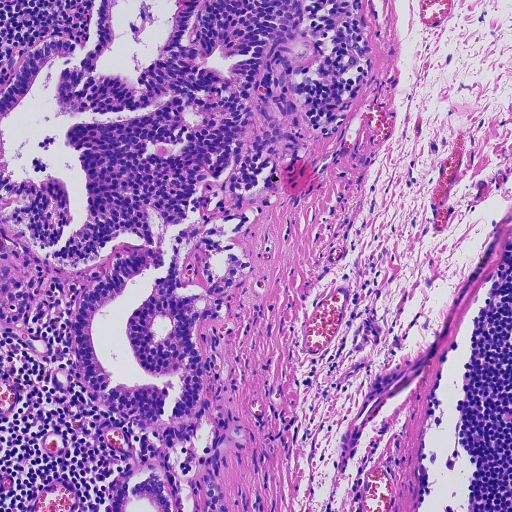
#> input picture dataset045/有癌细胞/01_17_22.png, 512 x 512 px
$ jupyter execute 'feature extraction1 GLCM.ipynb'   (shell and % lines are left out)   (older library calls are emulated)
#> lines starting #> are read from the running program, lines starting #| are printed output that depends on the picture; long printed decimals are rounded
[cell 1]
import numpy as np
import matplotlib.pyplot as plt

import skimage.io as io
from skimage import data
from skimage.color import rgb2hed, hed2rgb

# Example IHC image
# "dataset045/有癌细胞/01_16_22.png"
# "dataset045/无癌细胞/01_18_35.png"
ihc_rgb = io.imread("dataset045/有癌细胞/01_17_22.png")
#> ihc_rgb is the input picture: shape (512, 512, 3); mean R, G, B 168.9, 124.1, 188.4

# Separate the stains from the IHC image
# RGB to Haematoxylin-Eosin-DAB (HED) color space conversion.
ihc_hed = rgb2hed(ihc_rgb)
#> ihc_hed: shape (512, 512, 3) float64; mean of channels 0, 1, 2 0.0491, 0.0255, 0.00872

# Create an RGB image for each of the stains
null = np.zeros_like(ihc_hed[:, :, 0])
ihc_h = hed2rgb(np.stack((ihc_hed[:, :, 0], null, null), axis=-1))
#> ihc_h: shape (512, 512, 3) float64; mean of channels 0, 1, 2 0.699, 0.684, 0.837
ihc_e = hed2rgb(np.stack((null, ihc_hed[:, :, 1], null), axis=-1))
#> ihc_e: shape (512, 512, 3) float64; mean of channels 0, 1, 2 0.976, 0.728, 0.962
ihc_d = hed2rgb(np.stack((null, null, ihc_hed[:, :, 2]), axis=-1))
#> ihc_d: shape (512, 512, 3) float64; mean of channels 0, 1, 2 0.968, 0.935, 0.913

# Display
fig, axes = plt.subplots(2, 2, figsize=(15, 15), sharex=True, sharey=True)
ax = axes.ravel()

ax[0].imshow(ihc_rgb)
ax[0].set_title("Original image")

ax[1].imshow(ihc_h)
ax[1].set_title("Hematoxylin")

ax[2].imshow(ihc_e)
ax[2].set_title("Eosin")  # Note that there is no Eosin stain in this image

ax[3].imshow(ihc_d)
ax[3].set_title("DAB")

for a in ax.ravel():
    a.axis('off')

fig.tight_layout()

[cell 2]
ihc_hed.shape

[cell 3]
import math
import numpy as np
import matplotlib.pyplot as plt

import matplotlib.patches as patches
from skimage import measure
from skimage.color import rgb2gray
from skimage.util import img_as_ubyte
from skimage import io
from skimage.feature import greycomatrix, greycoprops

[cell 4]
image_rgb = ihc_rgb
image = img_as_ubyte(rgb2gray(image_rgb))
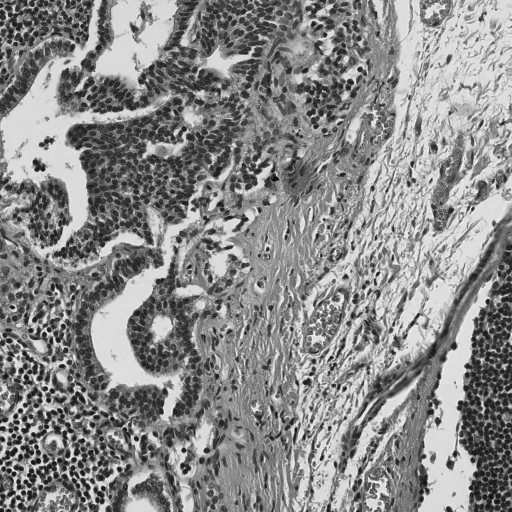
#> image: shape (512, 512); min 4, max 254, mean 138.2

[cell 5]
PATCH_SIZE = 64
cancer_locations = []
for i in range(0,512,64):
    for j in range(0, 512, 64):
        print((i,j))
        cancer_locations.append( (i,j) )

cancer_patches = []
for loc in cancer_locations:
    cancer_patches.append(image[loc[0]:loc[0] + PATCH_SIZE,
                               loc[1]:loc[1] + PATCH_SIZE])
#> after the loop, cancer_patches = 64 items

# select some patches from nuclei areas of the image
normal_locations = []
normal_patches = []
for loc in normal_locations:
    normal_patches.append(image[loc[0]:loc[0] + PATCH_SIZE,
                               loc[1]:loc[1] + PATCH_SIZE])
#> after the loop, normal_patches = []

[cell 6]
xs = []
ys = []
zs = []
hs = []
for patch in (cancer_patches + normal_patches):
    glcm = greycomatrix(patch, distances=[5], angles=[0], levels=256)
    xs.append(greycoprops(glcm, 'dissimilarity')[0, 0])
    ys.append(greycoprops(glcm, 'correlation')[0, 0])
    zs.append(greycoprops(glcm, 'energy')[0, 0])
    hs.append(greycoprops(glcm, 'homogeneity')[0, 0])
#> this loop made 64 passes
#> after the loop, hs = 64 values, max 0.189 at index 41, min 0.0132 at index 49, mean 0.0446; xs = 64 values, max 77.7 at index 48, min 32.13 at index 16, mean 47.46; ys = 64 values, max 0.7 at index 41, min -0.12 at index 48, mean 0.239; zs = 64 values, max 0.0905 at index 41, min 0.0169 at index 48, mean 0.0237

[cell 7]
# create the figure
fig = plt.figure(figsize=(12, 12))


# display original image with locations of patches
ax = fig.add_subplot(1, 1, 1)
ax.imshow(image, cmap=plt.cm.gray,
          vmin=0, vmax=255)
for (y, x) in cancer_locations:
    rect = patches.Rectangle((x , y), PATCH_SIZE, PATCH_SIZE, linewidth=2,
                             edgecolor='white', facecolor='none')
    ax.add_patch(rect)
for (y, x) in normal_locations:
    rect = patches.Rectangle((x , y), PATCH_SIZE, PATCH_SIZE, linewidth=2,
                             edgecolor='blue', facecolor='none')
    ax.add_patch(rect)
ax.set_xlabel('Original Image')
ax.axis('image')

[cell 8]
fig = plt.figure(figsize=(12, 12))

# for each patch, plot (dissimilarity, correlation)
ax = fig.add_subplot(1, 1, 1)
ax.plot(xs[:len(cancer_patches)], hs[:len(cancer_patches)], 'bo', label='cancer cell', markersize=8)
ax.plot(xs[len(normal_patches):], hs[len(normal_patches):], 'ro', label='Normal cell', markersize=8)
ax.set_xlabel('GLCM Dissimilarity')
ax.set_ylabel('GLCM homogenity')
ax.legend()

[cell 9]
fig = plt.figure(figsize=(12, 12))

# for each patch, plot (dissimilarity, correlation)
ax = fig.add_subplot(1, 1, 1)
ax.plot(xs[:len(cancer_patches)], zs[:len(cancer_patches)], 'bo', label='cancer cell', markersize=8)
ax.plot(xs[len(normal_patches):], zs[len(normal_patches):], 'ro', label='Normal cell', markersize=8)
ax.set_xlabel('GLCM Dissimilarity')
ax.set_ylabel('GLCM Energy')
ax.legend()

[cell 10]
fig = plt.figure(figsize=(12, 12))

# for each patch, plot (dissimilarity, correlation)
ax = fig.add_subplot(1, 1, 1)
ax.plot(xs[:len(cancer_patches)], ys[:len(cancer_patches)], 'bo', label='cancer cell', markersize=8)
ax.plot(xs[len(normal_patches):], ys[len(normal_patches):], 'ro', label='Normal cell', markersize=8)
ax.set_xlabel('GLCM Dissimilarity')
ax.set_ylabel('GLCM Correlation')
ax.legend()

# Second attempt

[cell 11]
PATCH_SIZE = 64

cancer_locations = [(10, 210), (110, 100), (170, 140), (80, 270)]
cancer_patches = []
for loc in cancer_locations:
    cancer_patches.append(image[loc[0]:loc[0] + PATCH_SIZE,
                               loc[1]:loc[1] + PATCH_SIZE])
#> after the loop, cancer_patches = 4 items

# select some patches from nuclei areas of the image
normal_locations = [(440, 10), (150, 330), (290, 440), (420, 450)]
normal_patches = []
for loc in normal_locations:
    normal_patches.append(image[loc[0]:loc[0] + PATCH_SIZE,
                               loc[1]:loc[1] + PATCH_SIZE])
#> after the loop, normal_patches = 4 items

[cell 12]
fig = plt.figure(figsize=(12, 12))

for i, patch in enumerate(cancer_patches):
    ax = fig.add_subplot(2, len(cancer_patches), i+1)
    ax.imshow(patch, cmap=plt.cm.gray,
              vmin=0, vmax=255)
    ax.set_xlabel('Cancer %d' % (i + 1))
#> this loop made 4 passes

for i, patch in enumerate(normal_patches):
    ax = fig.add_subplot(2, len(cancer_patches), len(cancer_patches) + i+1)
    ax.imshow(patch, cmap=plt.cm.gray,
              vmin=0, vmax=255)
    ax.set_xlabel('Normal %d' % (i + 1))


# display the patches and plot
fig.suptitle('Extracted image patches', fontsize=14, y=1.05)
plt.tight_layout()
plt.show()
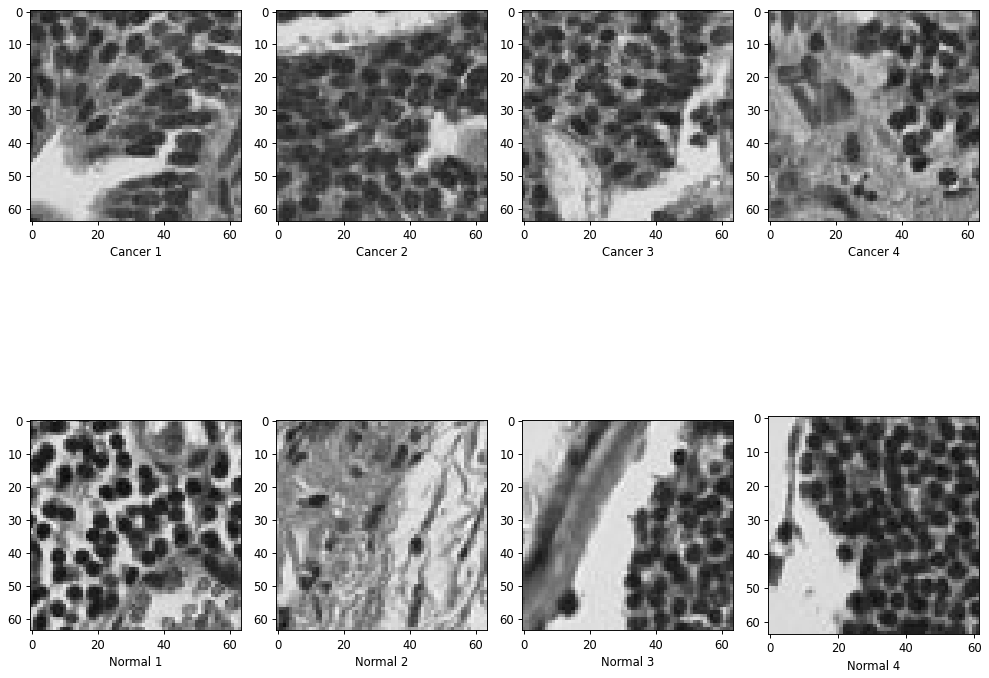
#> figure drawn by matplotlib, 8 panels

[cell 13]
xs = []
ys = []
for patch in (cancer_patches + normal_patches):
    glcm = greycomatrix(patch, distances=[5], angles=[0], levels=256)
    xs.append(greycoprops(glcm, 'dissimilarity')[0, 0])
    ys.append(greycoprops(glcm, 'correlation')[0, 0])
#> this loop made 8 passes
#> after the loop, xs = [42.57, 37.39, 49.41, 42.3, 74.85, 45.34, 52.97, 45.71]; ys = [0.434, 0.543, 0.366, 0.162, -0.0835, 0.184, 0.414, 0.564]

[cell 14]
# create the figure
fig = plt.figure(figsize=(12, 12))


# display original image with locations of patches
ax = fig.add_subplot(1, 1, 1)
ax.imshow(image, cmap=plt.cm.gray,
          vmin=0, vmax=255)
for (y, x) in cancer_locations:
    rect = patches.Rectangle((x , y), PATCH_SIZE, PATCH_SIZE, linewidth=2,
                             edgecolor='white', facecolor='none')
    ax.add_patch(rect)
for (y, x) in normal_locations:
    rect = patches.Rectangle((x , y), PATCH_SIZE, PATCH_SIZE, linewidth=2,
                             edgecolor='blue', facecolor='none')
    ax.add_patch(rect)
ax.set_xlabel('Original Image')
ax.axis('image')
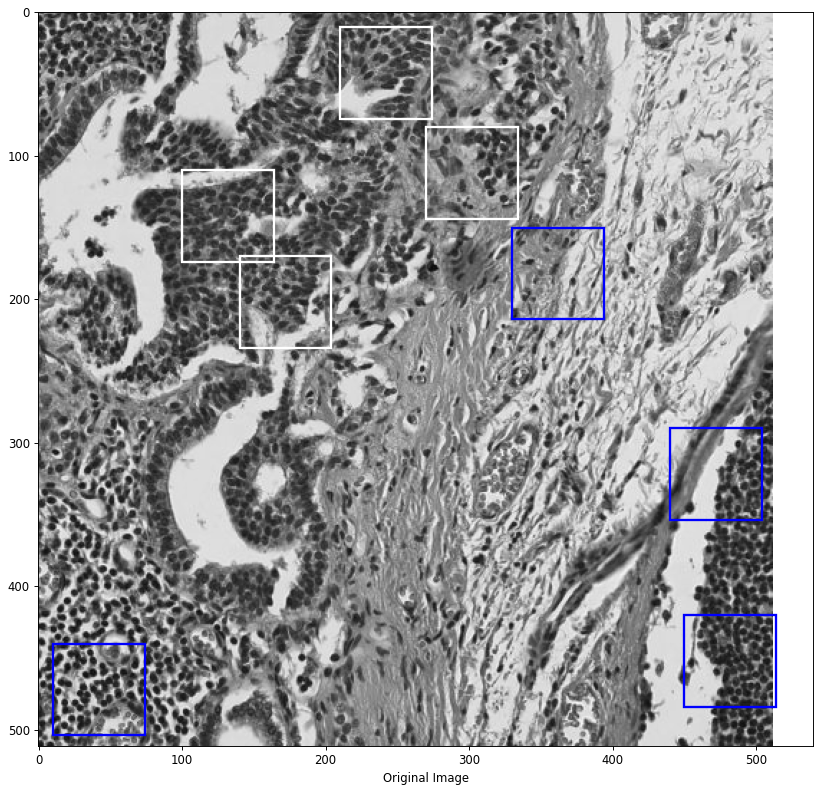
#> figure drawn by matplotlib, 1 panel

[cell 15]
fig = plt.figure(figsize=(12, 12))

# for each patch, plot (dissimilarity, correlation)
ax = fig.add_subplot(1, 1, 1)
ax.plot(xs[:len(cancer_patches)], ys[:len(cancer_patches)], 'bo', label='cancer cell', markersize=8)
ax.plot(xs[len(normal_patches):], ys[len(normal_patches):], 'ro', label='Normal cell', markersize=8)
ax.set_xlabel('GLCM Dissimilarity')
ax.set_ylabel('GLCM Correlation')
ax.legend()
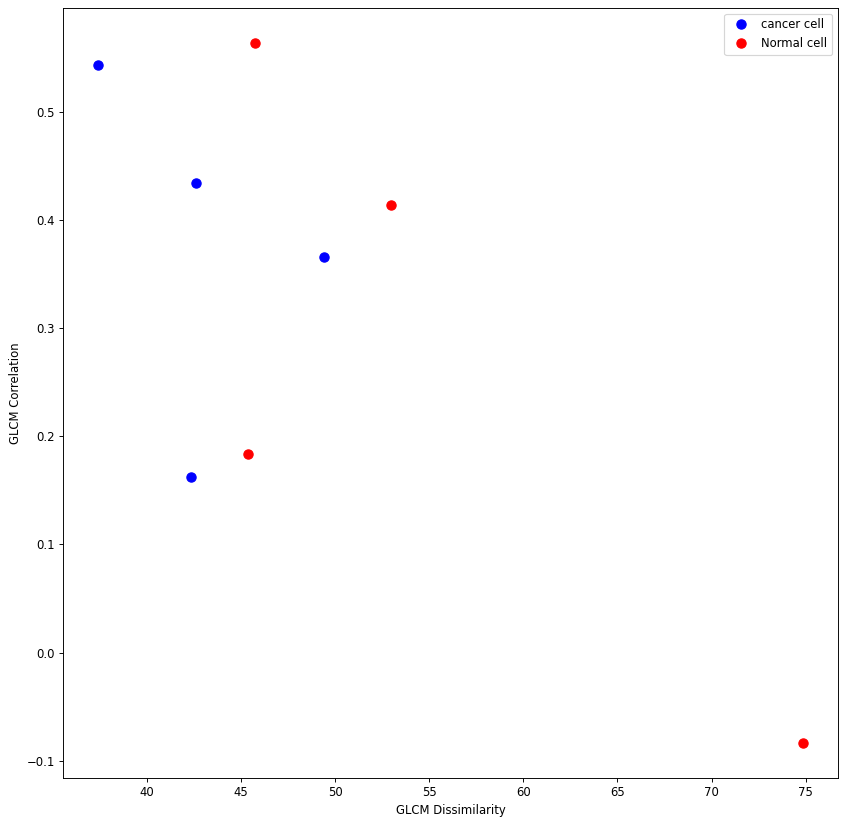
#> figure drawn by matplotlib, 1 panel

# Third attempt

[cell 16]
PATCH_SIZE = 256

cancer_locations = [(0,0)]
cancer_patches = []
for loc in cancer_locations:
    cancer_patches.append(image[loc[0]:loc[0] + PATCH_SIZE,
                               loc[1]:loc[1] + PATCH_SIZE])
#> after the loop, cancer_patches = 1 item

# select some patches from nuclei areas of the image
normal_locations = [(256,0),(0,256),(256,256)]
normal_patches = []
for loc in normal_locations:
    normal_patches.append(image[loc[0]:loc[0] + PATCH_SIZE,
                               loc[1]:loc[1] + PATCH_SIZE])
#> after the loop, normal_patches = 3 items

[cell 17]
fig = plt.figure(figsize=(12, 12))

fig, axes = plt.subplots(2, 3, figsize=(15, 15), sharex=True, sharey=True)
ax = axes.ravel()


ax[0].imshow(cancer_patches[0],cmap=plt.cm.gray,
              vmin=0, vmax=255)
ax[0].set_xlabel('Cancer %d')

for i, patch in enumerate(normal_patches):

    ax[3+i].imshow(patch, cmap=plt.cm.gray,
              vmin=0, vmax=255)
    ax[3+i].set_xlabel('Normal %d' % (i + 1))
#> this loop made 3 passes


# display the patches and plot
fig.suptitle('Extracted image patches', fontsize=14, y=1.05)
plt.tight_layout()
plt.show()
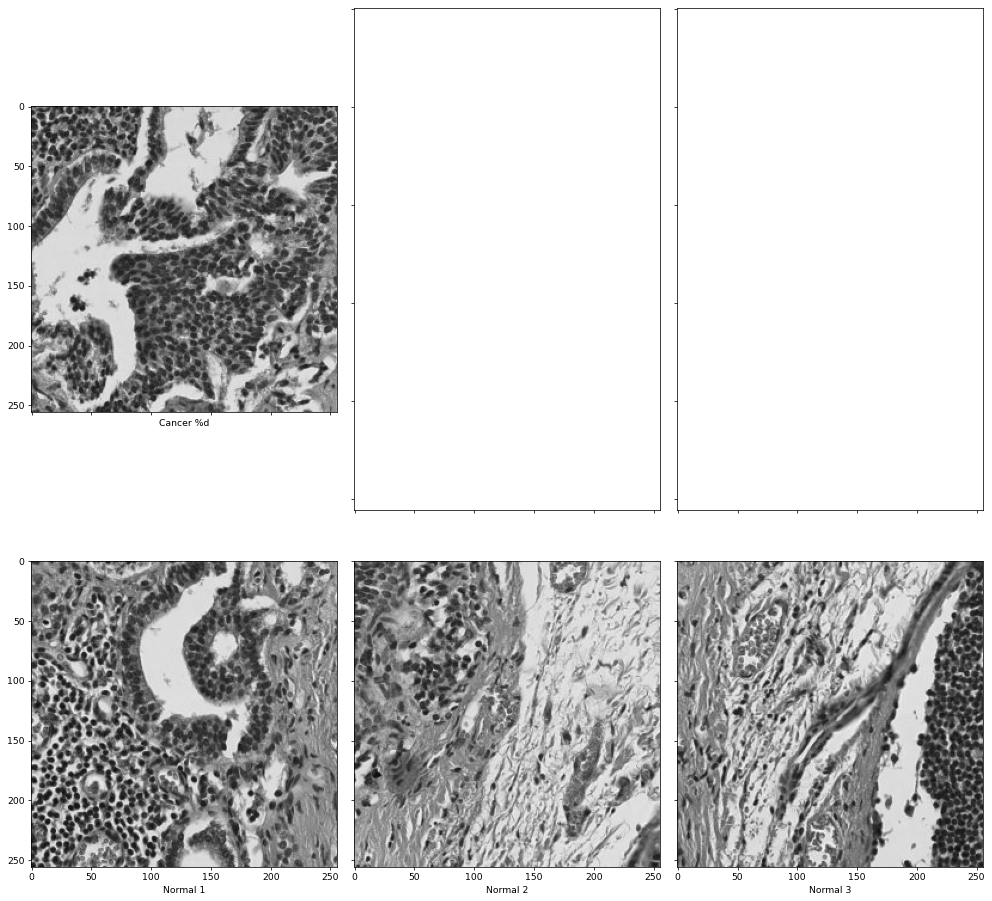
#> figure drawn by matplotlib, 4 panels

[cell 18]
xs = []
ys = []
for patch in (cancer_patches + normal_patches):
    glcm = greycomatrix(patch, distances=[5], angles=[0], levels=256)
    xs.append(greycoprops(glcm, 'dissimilarity')[0, 0])
    ys.append(greycoprops(glcm, 'correlation')[0, 0])
#> after the loop, xs = [44.25, 52.01, 43.56, 49.91]; ys = [0.522, 0.257, 0.381, 0.367]

[cell 19]
print(xs)
#| [44.253, 52.015, 43.563, 49.909]
ys
#> Out = [0.522, 0.257, 0.381, 0.367]

[cell 20]
# create the figure
fig = plt.figure(figsize=(12, 12))


# display original image with locations of patches
ax = fig.add_subplot(1, 1, 1)
ax.imshow(image, cmap=plt.cm.gray,
          vmin=0, vmax=255)
for (y, x) in cancer_locations:
    rect = patches.Rectangle((x , y), PATCH_SIZE, PATCH_SIZE, linewidth=2,
                             edgecolor='white', facecolor='none')
    ax.add_patch(rect)
for (y, x) in normal_locations:
    rect = patches.Rectangle((x , y), PATCH_SIZE, PATCH_SIZE, linewidth=2,
                             edgecolor='blue', facecolor='none')
    ax.add_patch(rect)
ax.set_xlabel('Original Image')
ax.axis('image')
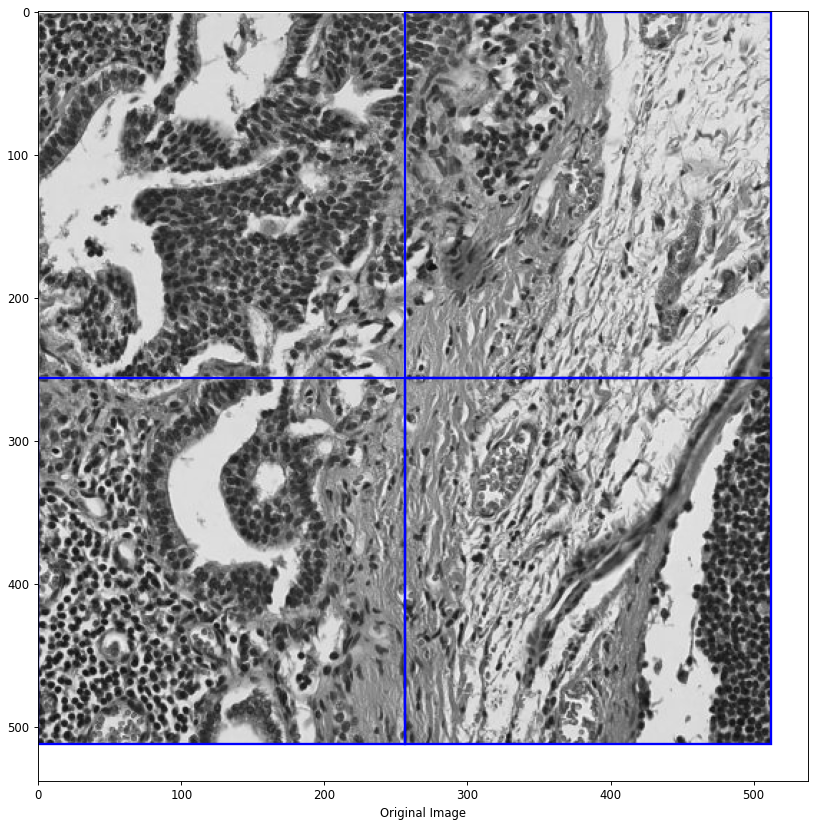
#> figure drawn by matplotlib, 1 panel

[cell 21]
fig = plt.figure(figsize=(12, 12))

# for each patch, plot (dissimilarity, correlation)
ax = fig.add_subplot(1, 1, 1)
ax.plot(xs[:len(cancer_patches)], ys[:len(cancer_patches)], 'bo', label='cancer cell', markersize=8)
ax.plot(xs[len(cancer_patches):], ys[len(cancer_patches):], 'ro', label='Normal cell', markersize=8)
ax.set_xlabel('GLCM Dissimilarity')
ax.set_ylabel('GLCM Correlation')
ax.legend()

$ run again, with dataset045/有癌细胞/01_16_22.png copied over dataset045/有癌细胞/01_17_22.png
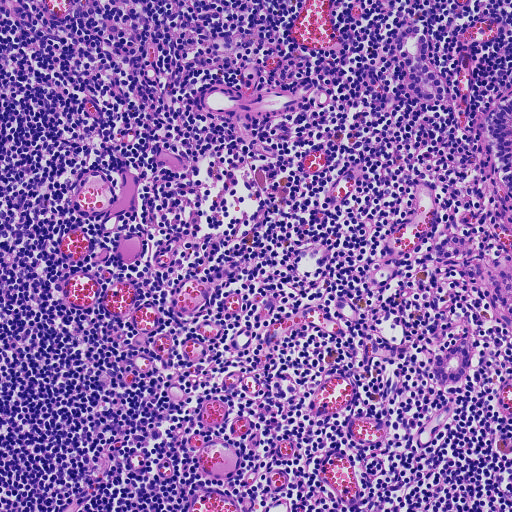
#> input picture dataset045/有癌细胞/01_16_22.png, 512 x 512 px
#> ihc_rgb is the input picture: shape (512, 512, 3); mean R, G, B 141.2, 100.4, 173.7
#> ihc_hed: shape (512, 512, 3) float64; mean of channels 0, 1, 2 0.076, 0.027, 0.00791
#> ihc_h: shape (512, 512, 3) float64; mean of channels 0, 1, 2 0.584, 0.566, 0.762
#> ihc_e: shape (512, 512, 3) float64; mean of channels 0, 1, 2 0.974, 0.713, 0.96
#> ihc_d: shape (512, 512, 3) float64; mean of channels 0, 1, 2 0.972, 0.942, 0.923
#> `image = img_as_ubyte(rgb2gray(image_rgb))`:
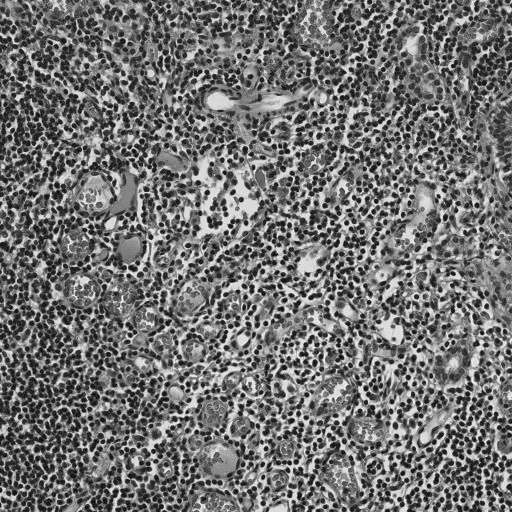
#> image: shape (512, 512); min 6, max 253, mean 114.3
#> after the loop `for loc in cancer_locations:`: cancer_patches = 64 items
#> after the loop `for loc in normal_locations:`: normal_patches = []
#> the loop `for patch in (cancer_patches + normal_patches):` made 64 passes
#> after the loop `for patch in (cancer_patches + normal_patches):`: hs = 64 values, max 0.0323 at index 11, min 0.011 at index 52, mean 0.0177; xs = 64 values, max 82.67 at index 62, min 50.98 at index 11, mean 64.82; ys = 64 values, max 0.262 at index 11, min -0.199 at index 62, mean -0.0377; zs = 64 values, max 0.0179 at index 11, min 0.0169 at index 35, mean 0.0172
#> after the loop `for loc in cancer_locations:`: cancer_patches = 4 items
#> the loop `for i, patch in enumerate(cancer_patches):` made 4 passes
#> the loop `for i, patch in enumerate(normal_patches):` made 4 passes
#> the loop `for patch in (cancer_patches + normal_patches):` made 8 passes
#> after the loop `for patch in (cancer_patches + normal_patches):`: xs = [56.52, 66.44, 69.14, 58.23, 65.89, 73.48, 65.96, 76.19]; ys = [0.00698, -0.0385, -0.0291, 0.154, -0.116, -0.129, -0.0433, -0.124]
#> after the loop `for loc in cancer_locations:`: cancer_patches = 1 item
#> after the loop `for loc in normal_locations:`: normal_patches = 3 items
#> the loop `for i, patch in enumerate(normal_patches): ` made 3 passes
#> the loop `for patch in (cancer_patches + normal_patches):` made 4 passes
#> after the loop `for patch in (cancer_patches + normal_patches):`: xs = [61.42, 63.36, 63.41, 70.78]; ys = [0.0554, 0.00256, -0.0217, -0.0704]
#| [61.418, 63.358, 63.412, 70.780]
#> `[cell 20] # create the figure fig = plt.figure(figsize=(12, 12))   # d..`:
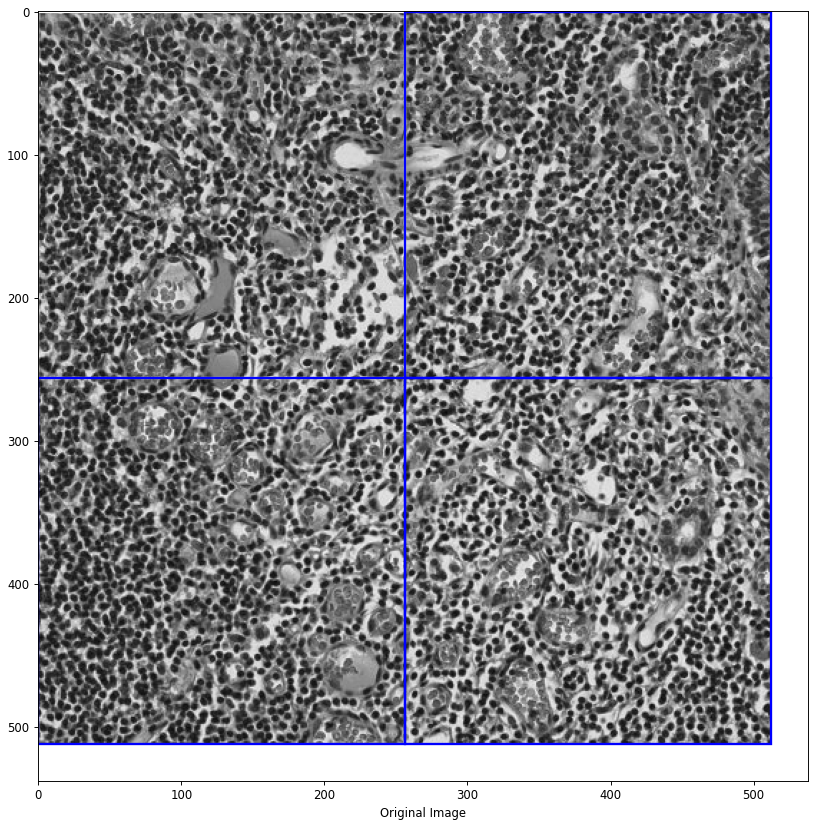
#> figure drawn by matplotlib, 1 panel
